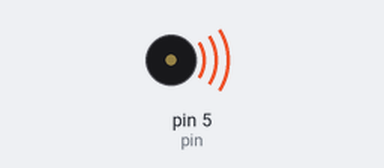
Bench run of a sketch on a simulated Arduino Uno, built with avr-gcc and run on an emulated ATmega328P. Parts: buzzer (waves = sounding).

Above: at 0.2 s.
Timing chart, 0 to 11.2 s (numbered marks = the images above):
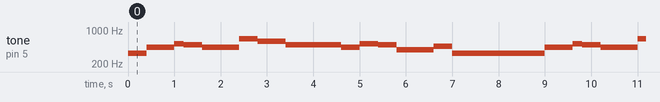

The sketch:

song_bot.ino
```cpp
int pin = 5;

// One octave of notes between A4 and A5
int note_E4 = 329.6;
int note_G4 = 392;
int note_A4 = 440;
int note_As4 = 466; int note_Bb4 = note_As4;
int note_B4 = 494;
int note_C5 = 523;
int note_Cs5 = 554; int note_Db5 = note_Cs5;
int note_D5 = 587;
int note_Ds5 = 622; int note_Eb5 = note_Ds5;
int note_E5 = 659;
int note_F5 = 698;
int note_Fs5 = 740; int note_Gb5 = note_Fs5;
int note_G5 = 784;
int note_Gs5 = 830; int note_Ab5 = note_Gs5;

int note_A5 = note_A4 * 2;
int note_As5 = note_As4 * 2; int note_Bb5 = note_As5;
int note_B5 = note_B4 * 2;

int note_rest = -1;

// note lengths defined here
long whole_note = 1600; // change tempo by changing duration of one measure
long half_note = whole_note / 2;
long quarter_note = whole_note / 4;
long eighth_note = whole_note / 8;
long sixteenth_note = whole_note / 16;
long dotted_quarter_note = quarter_note + eighth_note;
long dotted_half_note = quarter_note + half_note;

// WRITE YOUR SONG HERE

int song[14][2] = {{note_E4, quarter_note}, {note_A4, dotted_quarter_note}, {note_C5, eighth_note},{note_B4,quarter_note},{note_A4, half_note}, {note_E5,quarter_note},
{note_D5, dotted_quarter_note}, {note_B4, dotted_half_note},{note_A4, quarter_note},{note_C5, quarter_note}, {note_B4, quarter_note},
{note_G4, half_note}, {note_Bb4, quarter_note}, {note_E4,whole_note}};

// if you want there to be silence between notes,
//   staccato should be true
bool staccato = true;

void setup() {
  //pinMode(PIEZOPIN, OUTPUT);
  pinMode(pin, OUTPUT);
}

void loop() {

  //PLAY YOUR SONG HERE
  int i = 0;
  for (i; i < 14; i++) {
    tone(pin, song[i][0]);
    delay(song[i][1]); // delay for the duration of your note type
  }

}
```

Measured:
- by itself, tone on pin 5 (pin): repeats every 8.6 s: 440 Hz 0.60 s, 523 Hz 0.20 s, 494 Hz 0.40 s, 440 Hz 0.80 s, 659 Hz 0.40 s, 587 Hz 0.60 s, 494 Hz 1.2 s, 440 Hz 0.40 s, 523 Hz 0.40 s, 494 Hz 0.40 s, 392 Hz 0.80 s, 466 Hz 0.40 s, 329 Hz 2.0 s
